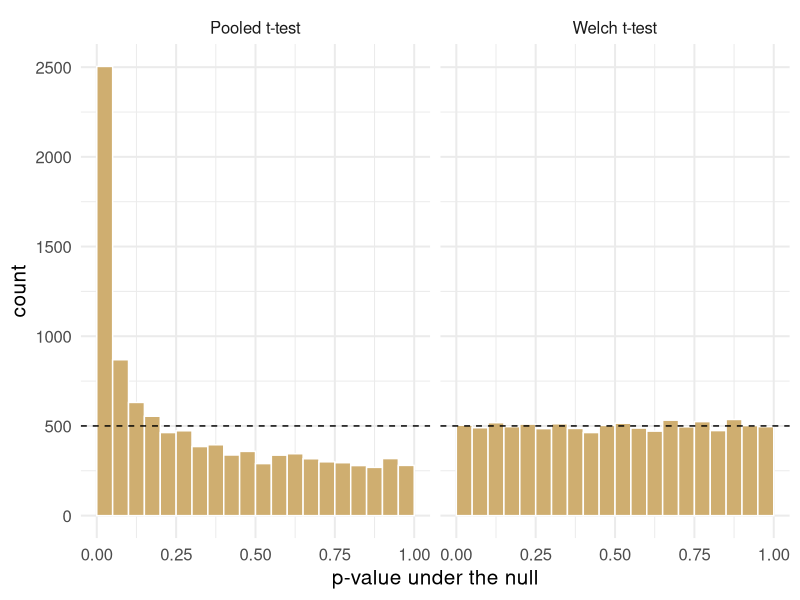
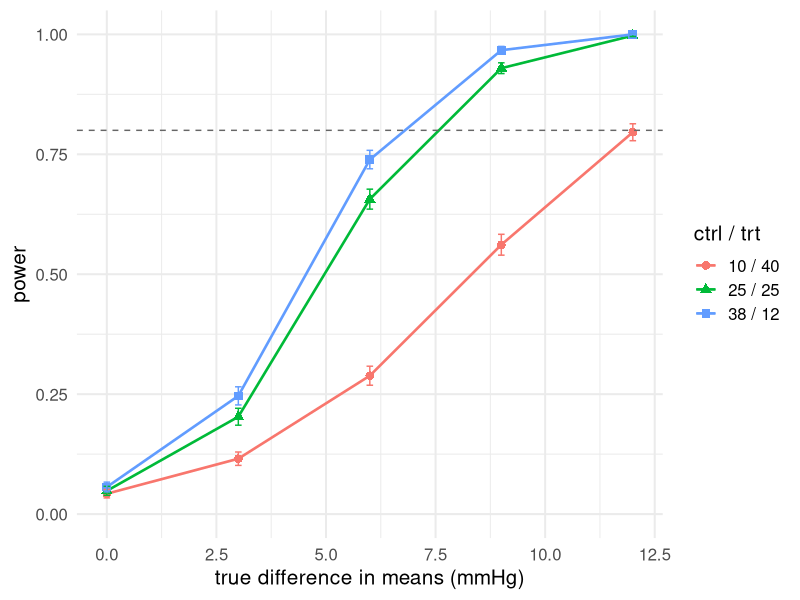
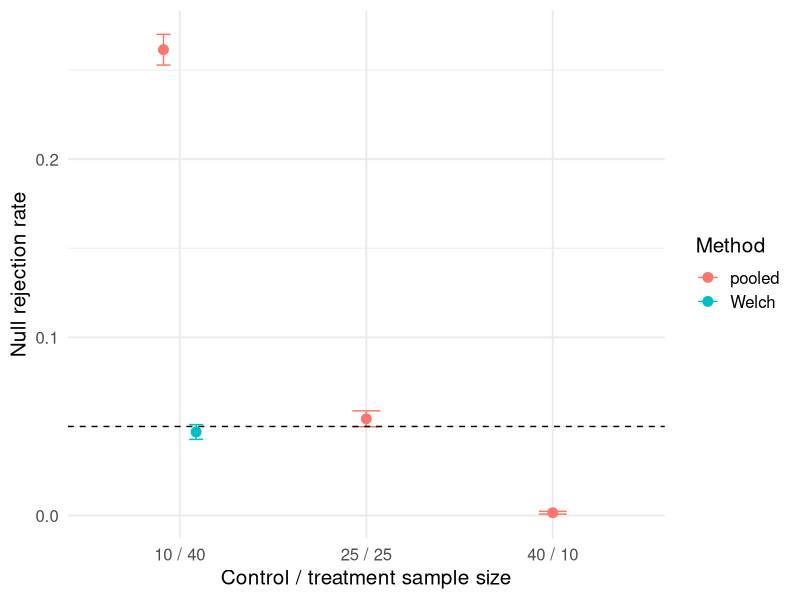

Recreate these plots in R, in order.
## ---- chunk 1
#| label: setup
#| include: false
library(dplyr)
library(ggplot2)
library(knitr)

# Synthetic teaching data for BIOS 6301. Not real patients.
set.seed(6301)
n <- 60
trial <- data.frame(
  id        = sprintf("P%03d", 1:n),
  arm       = rep(c("Placebo", "Treatment"), each = n / 2),
  site      = sample(1:4, n, replace = TRUE),
  age       = round(rnorm(n, 61, 9)),
  sex       = sample(c("F", "M"), n, replace = TRUE),
  weight_kg = round(rnorm(n, 82, 15), 1),
  sbp_0     = round(rnorm(n, 148, 14)),
  stringsAsFactors = FALSE
)
trial$sbp_12 <- round(trial$sbp_0 -
  ifelse(trial$arm == "Treatment", rnorm(n, 14, 8), rnorm(n, 3, 8)))

theme_set(theme_minimal(base_size = 15))
## ---- chunk 2
#| label: rng-introduction
set.seed(42)
rnorm(3, mean = 120, sd = 10)  # simulate 3 blood pressures
## ---- chunk 3
#| label: seed-demo
set.seed(42)
rnorm(3)

set.seed(42)
rnorm(3)
## ---- chunk 4
#| label: seed-demo-2
set.seed(42)
rnorm(3)
rnorm(3)
## ---- chunk 5
#| label: random-seed-original
set.seed(42)
round(rnorm(3), 3)
round(rnorm(3), 3)
## ---- chunk 6
#| label: random-seed-inserted
set.seed(42)
round(rnorm(3), 3)
unused <- runif(1)  # moves the bookmark
round(rnorm(3), 3)
## ---- chunk 7
#| label: seed-result-original
set.seed(99)
round(rnorm(3), 3)
## ---- chunk 8
#| label: seed-result-protected
unused <- runif(100)
set.seed(99)  # reset just before this result
round(rnorm(3), 3)
## ---- chunk 9
#| label: sample-demo
set.seed(13)
sample(5)                              # a permutation of 1:5
sample(trial$id, 4)                    # 4 patients, no repeats
sample(c("A", "B"), 8, replace = TRUE) # allocation, with replacement
## ---- chunk 10
#| label: sample-trap
set.seed(13)
sites <- c(7)          # one site left after exclusions
sample(sites)          # you wanted 7
## ---- chunk 11
#| label: sample-safe
# The idiom from ?sample. Correct for every length, including 0 and 1.
resample <- function(x, ...) x[sample.int(length(x), ...)]
set.seed(13)
resample(sites)
## ---- chunk 12
#| label: r-funs
set.seed(13)
round(rnorm(3, mean = 148, sd = 14), 1)  # n, then the parameters
round(runif(3, min = 0, max = 1), 3)
rbinom(3, size = 1, prob = 0.3)          # 3 coin flips
rbinom(3, size = 10, prob = 0.3)         # 3 counts out of 10
## ---- chunk 13
#| label: r-vectorised
set.seed(13)
round(rnorm(6, mean = rep(c(148, 134), each = 3), sd = 14))
## ---- chunk 14
#| label: sim-one
# One SBP trial: y is baseline minus 12-week SBP (mmHg).
# Control is N(0, sd_ctrl^2); treatment is N(delta, sd_trt^2).
simulate_trial <- function(n_ctrl, n_trt, sd_ctrl, sd_trt, delta = 0) {
  stopifnot(n_ctrl >= 2, n_trt >= 2, sd_ctrl > 0, sd_trt > 0)

  data.frame(
    arm = rep(c("ctrl", "trt"), c(n_ctrl, n_trt)),
    y   = c(rnorm(n_ctrl, mean = 0,     sd = sd_ctrl),
            rnorm(n_trt,  mean = delta, sd = sd_trt))
  )
}

set.seed(6301)
head(simulate_trial(3, 3, 12, 4, delta = 8), 3)
## ---- chunk 15
analyse_trial <- function(data, pooled = FALSE) {
  x <- data$y[data$arm == "trt"]
  y <- data$y[data$arm == "ctrl"]
  fit <- t.test(x, y, var.equal = pooled)
  c(est = mean(x) - mean(y), se = fit$stderr,
    p = fit$p.value, lo = fit$conf.int[1], hi = fit$conf.int[2])
}
set.seed(6301)
round(analyse_trial(simulate_trial(20, 20, 12, 4, delta = 8)), 3)
## ---- chunk 16
set.seed(1401)
one_data <- simulate_trial(10, 40, 12, 4, delta = 0)
one_pair <- rbind(Welch = analyse_trial(one_data, FALSE),
                 pooled = analyse_trial(one_data, TRUE))
round(one_pair, 3)
stopifnot(one_pair["Welch", "est"] == one_pair["pooled", "est"])
## ---- chunk 17
#| label: replicate-demo
run_scenario <- function(n_sim, n_ctrl, n_trt, sd_ctrl, sd_trt,
                         delta = 0, pooled = TRUE) {
  out <- replicate(n_sim, {
    d <- simulate_trial(n_ctrl, n_trt, sd_ctrl, sd_trt, delta)
    analyse_trial(d, pooled = pooled)
  })
  as.data.frame(t(out))          # n_sim rows, one per replicate
}

set.seed(6301)
demo <- run_scenario(5, 20, 20, 12, 4, delta = 8)
round(demo, 3)
## ---- chunk 18
#| label: tidy-results
set.seed(6301)
res <- run_scenario(200, 10, 40, 12, 4, delta = 0, pooled = TRUE)
res$n_ctrl <- 10; res$n_trt <- 40; res$method <- "pooled"

res |>
  group_by(method) |>
  summarise(reject = mean(p < 0.05), bias = mean(est), emp_se = sd(est))
## ---- chunk 19
#| label: grid
grid <- expand.grid(
  alloc  = c("25 / 25", "10 / 40", "40 / 10"),
  method = c("pooled", "welch"),
  delta  = c(0, 6),
  stringsAsFactors = FALSE
)
nrow(grid)
head(grid, 3)
## ---- chunk 20
#| label: seed-bug
simulate_bad <- function(n_ctrl, n_trt, sd_ctrl, sd_trt, delta = 0) {
  set.seed(6301)                       # <- the bug
  data.frame(
    arm = rep(c("ctrl", "trt"), c(n_ctrl, n_trt)),
    y   = c(rnorm(n_ctrl, 0, sd_ctrl), rnorm(n_trt, delta, sd_trt))
  )
}

bad <- as.data.frame(t(replicate(500, analyse_trial(simulate_bad(25, 25, 12, 4)))))
c(reject = mean(bad$p < 0.05), bias = mean(bad$est), emp_se = sd(bad$est))
## ---- chunk 21
#| label: dgm-check
set.seed(6301)
check <- simulate_trial(1e6, 1e6, 12, 4, delta = 8)
stopifnot(
  abs(mean(check$y[check$arm == "trt"]) - 8) < 0.05,
  abs(sd(check$y[check$arm == "ctrl"]) - 12) < 0.05
)
"DGM checks passed"
## ---- chunk 22
analyse_checked <- function(data, pooled = FALSE) {
  tryCatch({
    value <- analyse_trial(data, pooled)
    if (any(!is.finite(value))) stop("nonfinite result")
    list(value = value, error = NA_character_)
  }, error = function(e) list(value = NULL, error = conditionMessage(e)))
}
bad_data <- data.frame(arm = rep(c("ctrl", "trt"), each = 3), y = 1)
analyse_checked(bad_data)$error
## ---- chunk 23
#| label: mcse
p_hat <- 52 / 1000
n_sim <- 1000
mcse <- sqrt(p_hat * (1 - p_hat) / n_sim)
round(100 * c(rate = p_hat, MCSE = mcse,
              lower = p_hat - 1.96 * mcse,
              upper = p_hat + 1.96 * mcse), 2)
## ---- chunk 24
set.seed(1402)
check_ci <- run_scenario(1000, 10, 40, 12, 4, delta = 6, pooled = FALSE)
covered <- check_ci$lo <= 6 & 6 <= check_ci$hi
c(bias = mean(check_ci$est) - 6,
  empirical_se = sd(check_ci$est), mean_model_se = mean(check_ci$se),
  coverage = mean(covered), width = mean(check_ci$hi - check_ci$lo),
  coverage_mcse = sqrt(mean(covered) * (1 - mean(covered)) / nrow(check_ci)))
## ---- chunk 25
error <- check_ci$est - 6
c(bias = mean(error), rmse = sqrt(mean(error^2)),
  mcse_bias = sd(error) / sqrt(length(error)))
## ---- chunk 26
binom.test(0, 1000)$conf.int
## ---- chunk 27
target <- 0.005
ceiling(c(near_null = 0.05 * 0.95, worst_case = 0.25) / target^2)
## ---- chunk 28
#| label: type1-run
n_sim <- 10000
set.seed(6301)

scenarios <- list(
  list(lab = "25 / 25", nc = 25, nt = 25, pooled = TRUE),
  list(lab = "10 / 40", nc = 10, nt = 40, pooled = TRUE),
  list(lab = "40 / 10", nc = 40, nt = 10, pooled = TRUE),
  list(lab = "10 / 40", nc = 10, nt = 40, pooled = FALSE)
)

type1 <- do.call(rbind, lapply(scenarios, function(s) {
  r <- run_scenario(n_sim, s$nc, s$nt, sd_ctrl = 12, sd_trt = 4,
                    delta = 0, pooled = s$pooled)
  data.frame(alloc = s$lab, method = ifelse(s$pooled, "pooled", "Welch"),
             reject = mean(r$p < 0.05), bias = mean(r$est), emp_se = sd(r$est))
}))
type1$mcse <- sqrt(type1$reject * (1 - type1$reject) / n_sim)
## ---- chunk 29
#| label: type1-table
#| echo: false
type1 |>
  transmute(
    Allocation = alloc, Method = method,
    `Rejection rate` = sprintf("%.4f", reject),
    `MC SE` = sprintf("%.4f", mcse),
    Bias = sprintf("%+.3f", bias),
    `Emp. SE` = sprintf("%.2f", emp_se)
  ) |>
  kable(align = "llrrrr")
## ---- chunk 30
#| label: fig-pvals
#| echo: false
#| fig-width: 9.5
#| fig-height: 3.4
#| fig-cap: "Null p-values, 10,000 replicates, n = 10 / 40, sd = 12 / 4."
set.seed(97)
pv <- rbind(
  data.frame(method = "Pooled t-test",
             p = run_scenario(10000, 10, 40, 12, 4, 0, TRUE)$p),
  data.frame(method = "Welch t-test",
             p = run_scenario(10000, 10, 40, 12, 4, 0, FALSE)$p)
)
ggplot(pv, aes(p)) +
  geom_histogram(breaks = seq(0, 1, 0.05), fill = "#CFAE70", colour = "white") +
  geom_hline(yintercept = 500, linetype = 2) +
  facet_wrap(~method) +
  labs(x = "p-value under the null", y = "count")
## ---- chunk 31
#| label: fig-power
#| echo: false
#| fig-width: 9
#| fig-height: 3.6
#| fig-cap: "Welch power. Total N = 50 in every scenario. sd = 12 (ctrl) / 4 (trt)."
set.seed(555)
alloc <- data.frame(lab = c("10 / 40", "25 / 25", "38 / 12"),
                    nc = c(10, 25, 38), nt = c(40, 25, 12))
pw_grid <- expand.grid(i = 1:3, delta = c(0, 3, 6, 9, 12))
pw <- do.call(rbind, lapply(seq_len(nrow(pw_grid)), function(k) {
  i <- pw_grid$i[k]
  r <- run_scenario(2000, alloc$nc[i], alloc$nt[i], 12, 4,
                    delta = pw_grid$delta[k], pooled = FALSE)
  data.frame(alloc = alloc$lab[i], delta = pw_grid$delta[k],
             power = mean(r$p < 0.05),
             mcse = sqrt(mean(r$p < 0.05) * (1 - mean(r$p < 0.05)) / nrow(r)))
}))
ggplot(pw, aes(delta, power, colour = alloc, shape = alloc)) +
  geom_line(linewidth = 0.9) + geom_point(size = 2.6) +
  geom_errorbar(aes(ymin = pmax(0, power - 1.96 * mcse),
                    ymax = pmin(1, power + 1.96 * mcse)), width = .15) +
  geom_hline(yintercept = 0.8, linetype = 2, colour = "grey40") +
  scale_y_continuous(limits = c(0, 1)) +
  labs(x = "true difference in means (mmHg)", y = "power",
       colour = "ctrl / trt", shape = "ctrl / trt")
## ---- chunk 32
design <- expand.grid(n_ctrl = c(10, 30), n_trt = c(10, 30),
                      delta = c(0, 6), dgm = c("normal", "skewed"),
                      stringsAsFactors = FALSE)
nrow(design)
head(design, 4)
## ---- chunk 33
draw_error <- function(n, target_sd, dgm = "normal") {
  if (dgm == "normal") return(rnorm(n, 0, target_sd))
  if (dgm != "skewed") stop("unknown dgm")
  a <- 0.7
  mu <- exp(a^2 / 2)
  sigma <- sqrt((exp(a^2) - 1) * exp(a^2))
  target_sd * (rlnorm(n, 0, a) - mu) / sigma
}
## ---- chunk 34
simulate_dgm <- function(n_ctrl, n_trt, sd_ctrl, sd_trt,
                         delta = 0, dgm = "normal") {
  data.frame(arm = rep(c("ctrl", "trt"), c(n_ctrl, n_trt)),
    y = c(draw_error(n_ctrl, sd_ctrl, dgm),
          delta + draw_error(n_trt, sd_trt, dgm)))
}
set.seed(1403)
head(simulate_dgm(10, 40, 12, 4, 6, "skewed"), 3)
## ---- chunk 35
#| echo: false
#| fig-width: 9
#| fig-height: 3.7
ggplot(type1, aes(alloc, reject, colour = method)) +
  geom_point(position = position_dodge(width = .35), size = 3) +
  geom_errorbar(aes(ymin = pmax(0, reject - 1.96 * mcse),
                    ymax = pmin(1, reject + 1.96 * mcse)),
                position = position_dodge(width = .35), width = .15) +
  geom_hline(yintercept = .05, linetype = 2) +
  labs(x = "Control / treatment sample size", y = "Null rejection rate",
       colour = "Method")
